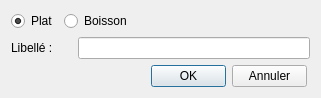
<?xml version="1.0" encoding="UTF-8"?>
<ui version="4.0">
 <class>BDNvelleCategorieMenu</class>
 <widget class="QDialog" name="BDNvelleCategorieMenu">
  <property name="geometry">
   <rect>
    <x>0</x>
    <y>0</y>
    <width>321</width>
    <height>94</height>
   </rect>
  </property>
  <property name="windowTitle">
   <string>Dialog</string>
  </property>
  <layout class="QGridLayout" name="gridLayout">
   <item row="0" column="0" colspan="2">
    <layout class="QFormLayout" name="formLayout_2">
     <item row="0" column="0">
      <widget class="QRadioButton" name="rb_plat">
       <property name="text">
        <string>Plat</string>
       </property>
       <property name="checked">
        <bool>true</bool>
       </property>
      </widget>
     </item>
     <item row="0" column="1">
      <widget class="QRadioButton" name="rb_boisson">
       <property name="text">
        <string>Boisson</string>
       </property>
      </widget>
     </item>
    </layout>
   </item>
   <item row="1" column="0">
    <widget class="QLabel" name="label">
     <property name="text">
      <string>Libellé :</string>
     </property>
    </widget>
   </item>
   <item row="1" column="1" colspan="2">
    <widget class="QLineEdit" name="lineEditLibelle"/>
   </item>
   <item row="2" column="2">
    <layout class="QFormLayout" name="formLayout">
     <property name="labelAlignment">
      <set>Qt::AlignRight|Qt::AlignTrailing|Qt::AlignVCenter</set>
     </property>
     <property name="formAlignment">
      <set>Qt::AlignRight|Qt::AlignTop|Qt::AlignTrailing</set>
     </property>
     <property name="rightMargin">
      <number>9</number>
     </property>
     <item row="0" column="0">
      <widget class="QPushButton" name="btn_ok">
       <property name="maximumSize">
        <size>
         <width>75</width>
         <height>23</height>
        </size>
       </property>
       <property name="text">
        <string>OK</string>
       </property>
      </widget>
     </item>
     <item row="0" column="1">
      <widget class="QPushButton" name="btn_annuler">
       <property name="maximumSize">
        <size>
         <width>75</width>
         <height>23</height>
        </size>
       </property>
       <property name="text">
        <string>Annuler</string>
       </property>
      </widget>
     </item>
    </layout>
   </item>
  </layout>
 </widget>
 <resources/>
 <connections/>
</ui>
